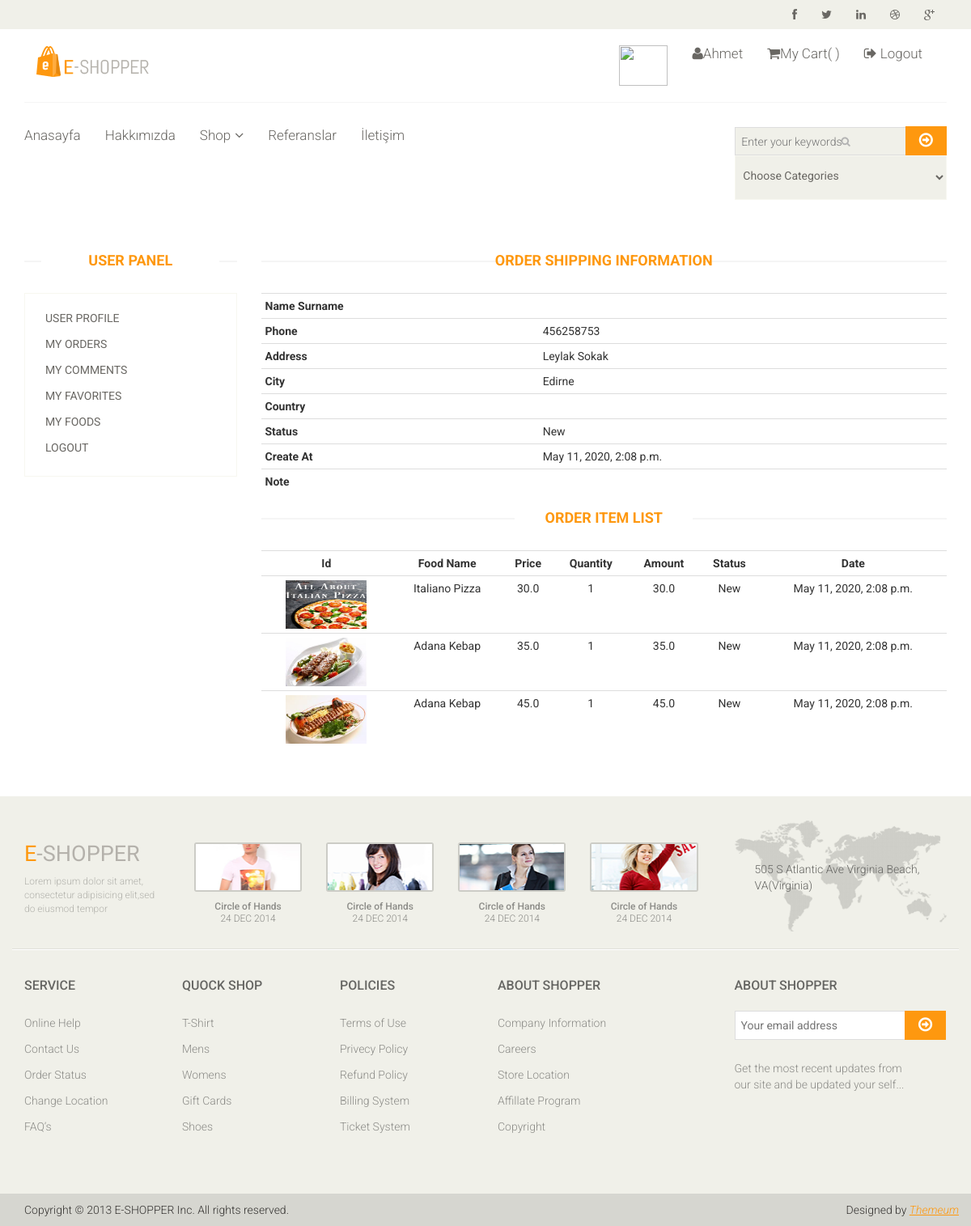
The app's page /user/orderdetail/3 (signed in), older data.
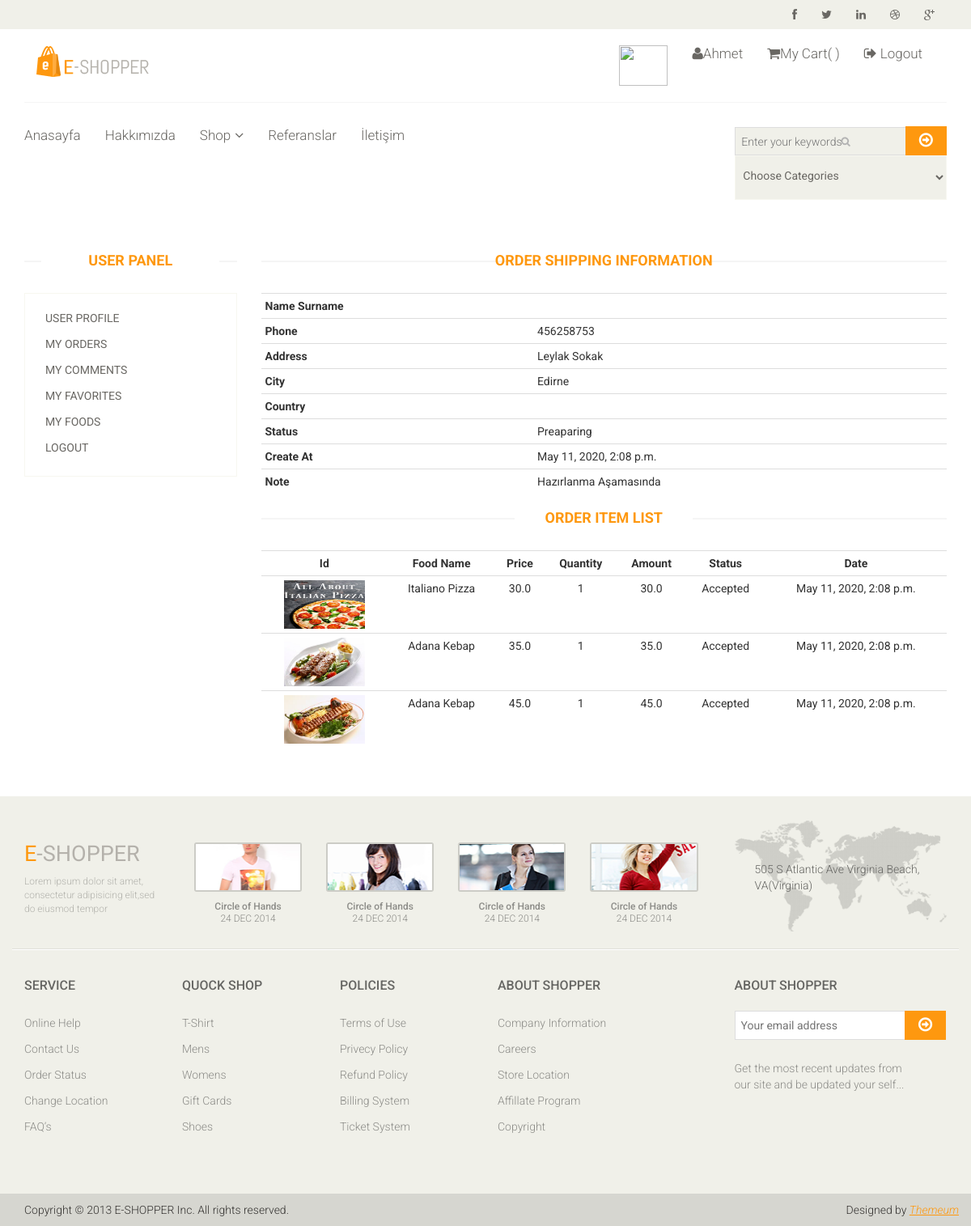
The same page, newer data.
### order/models.py (models this page shows, shortened)
class Order(models.Model):
    STATUS = (
        ('New', 'Yeni'),
        ('Accepted', 'Accepted'),
        ('Preaparing', 'Preaparing'),
        ('Completed', 'Completed'),
        ('Canceled', 'Canceled'),
    )
    user = models.ForeignKey(User, on_delete=models.SET_NULL, null=True)
    code = models.CharField(max_length=5, editable=False)
    first_name = models.CharField(max_length=10)
    last_name = models.CharField(max_length=10)
    phone = models.CharField(blank=True, max_length=20)
    address = models.CharField(blank=True, max_length=150)
    city = models.CharField(blank=True, max_length=20)
    country = models.CharField(blank=True, max_length=20)
    total = models.FloatField()
    status = models.CharField(choices=STATUS, max_length=10, default='New')
    ip = models.CharField(blank=True, max_length=20)
    adminnote = models.CharField(blank=True, max_length=100)
    create_at = models.DateTimeField(auto_now_add=True)
    update_at = models.DateTimeField(auto_now=True)

class OrderProduct(models.Model):
    STATUS = (
        ('New', 'Yeni'),
        ('Accepted', 'Accepted'),
        ('Canceled', 'Canceled'),
    )
    order = models.ForeignKey(Order, on_delete=models.CASCADE)
    user = models.ForeignKey(User, on_delete=models.CASCADE)
    product = models.ForeignKey(Food, on_delete=models.CASCADE)
    quantity = models.IntegerField()
    price = models.FloatField()
    amount = models.FloatField()
    status = models.CharField(choices=STATUS, max_length=18, default='New')
    create_at = models.DateTimeField(auto_now_add=True)
    update_at = models.DateTimeField(auto_now=True)

### food/models.py (models this page shows, shortened)
class Food(models.Model):
    STATUS = (
        ('True', 'Evet'),
        ('False', 'Hayır'),
    )
    category = models.ForeignKey(Category, on_delete=models.CASCADE) #relation with Category table
    title = models.CharField(max_length=150)
    keywords = models.CharField(max_length=255, blank=True)
    description = models.CharField(max_length=255, blank=True)
    image = models.ImageField(blank=True, upload_to='images/')
    price = models.FloatField()
    amount = models.IntegerField()
    detail = RichTextUploadingField()
    slug = models.SlugField(null=False, unique=True)
    status = models.CharField(max_length=10, choices=STATUS)
    create_at = models.DateTimeField(auto_now_add=True)
    update_at = models.DateTimeField(auto_now=True)
    def image_tag(self):
        return mark_safe('<img src="{}" height="50"/>'.format(self.image.url))
    image_tag.short_description = 'Image'

### user/views.py (the view)
# urls.py: path('orderdetail/<int:id>', views.orderdetail, name='orderdetail'),
@login_required(login_url='/login')
def orderdetail(request,id):
    category = Category.objects.all()
    current_user = request.user
    order = Order.objects.get(user_id=current_user.id, id=id)
    orderitems = OrderProduct.objects.filter(order_id=id)
    context = {
        'category': category,
        'order': order,
        'orderitems': orderitems,
    }
    return render(request, 'user_order_detail.html', context)

### user/templates/user_order_detail.html (shortened to what this page needs)
{% extends "homebase.html" %}
{% block content %}
    <div id="contact-page" class="container">
        <div class="bg">
            <div class="row">
                <div class="col-sm-3">
                    <div class="contact-form">
                        <h2 class="title text-center">User Panel</h2>
                        {% include "user_panel.html" %}
                    </div><br>
                </div>
                <div class="col-sm-9">
                <h2 class="title text-center"> Order Shipping Information </h2>
                <table class="table table-condensed">
                        <tr>
                            <th class="text-left">Name Surname</th>
                            <td class="text-left">{{order.user_name}}</td>
                        </tr>
                        <tr>
                            <th class="text-left">Phone</th>
                            <td class="text-left">{{order.phone}}</td>
                        </tr>
                        <tr>
                            <th class="text-left">Address</th>
                            <td class="text-left">{{order.address}}</td>
                        </tr>
                        <tr>
                            <th class="text-left">City</th>
                            <td class="text-left">{{order.city}}</td>
                        </tr>
                        <tr>
                            <th class="text-left">Country</th>
                            <td class="text-left">{{order.country}}</td>
                        </tr>
                     <tr>
                            <th class="text-left">Status</th>
                            <td class="text-left">{{order.status}}</td>
                        </tr>
                     <tr>
                            <th class="text-left">Create At</th>
                            <td class="text-left">{{order.create_at}}</td>
                        </tr>
                    <tr>
                            <th class="text-left">Note</th>
                            <td class="text-left">{{order.adminnote}}</td>
                        </tr>
                    </table>
                    <h2 class="title text-center">Order Item List</h2>
                    <table class="table table-condensed">
                        <tr class="cart_menu">
                            <th class="text-center">Id</th>
                            <th class="text-center">Food Name</th>
                            <th class="text-center">Price</th>
                            <th class="text-center">Quantity</th>
                            <th class="text-center">Amount</th>
                            <th class="text-center">Status</th>
                            <th class="text-center">Date</th>
                        </tr>
                        {% for rs in orderitems %}
                            <tr>
                                <td class="text-center">
                                    <a href="/food/{{ rs.product_id }}/{{ rs.product.slug }}">
                                        <img src="{{rs.product.image.url}}" style="width: 100px" height="60px">
                                    </a>
                                </td>
                                <td class="text-center">{{rs.product.title}}</td>
                                <td class="text-center">{{rs.price}}</td>
                                <td class="text-center">{{rs.quantity}}</td>
                                <td class="text-center">{{rs.amount}}</td>
                                <td class="text-center">{{rs.status}}</td>
                                <td class="text-center">{{rs.create_at}}</td>
                            </tr>
                        {% endfor %}
                    </table>
                    <br>
                    <br>
                </div>
            </div>
        </div>
    </div>
{% endblock %}

Row changes from the older to the newer data that the page shows:
changed Order "Leylak Sokak": status "New" → "Preaparing"; adminnote (not shown) → "Hazırlanma Aşamasında"
changed OrderProduct "Italiano Pizza": status "New" → "Accepted"
changed OrderProduct (number 2 of 3 on the later page): status "New" → "Accepted"
changed OrderProduct (number 3 of 3 on the later page): status "New" → "Accepted"
